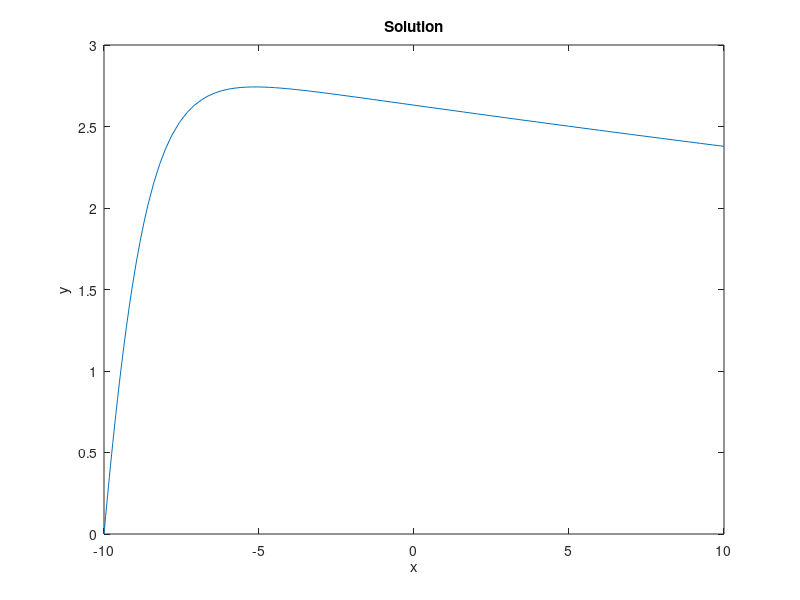

Here is the MATLAB script that generated this plot:
clc;clear;
y0 = [0, 2.1];
yder = @(x,y) [y(2); -0.01*y(1)-sin(y(2))];
xspan = [-10, 10];
[x,y] = ode45(yder, xspan, y0);

plot(x, y(:,1));
xlabel('x')
ylabel('y')
title('Solution');
